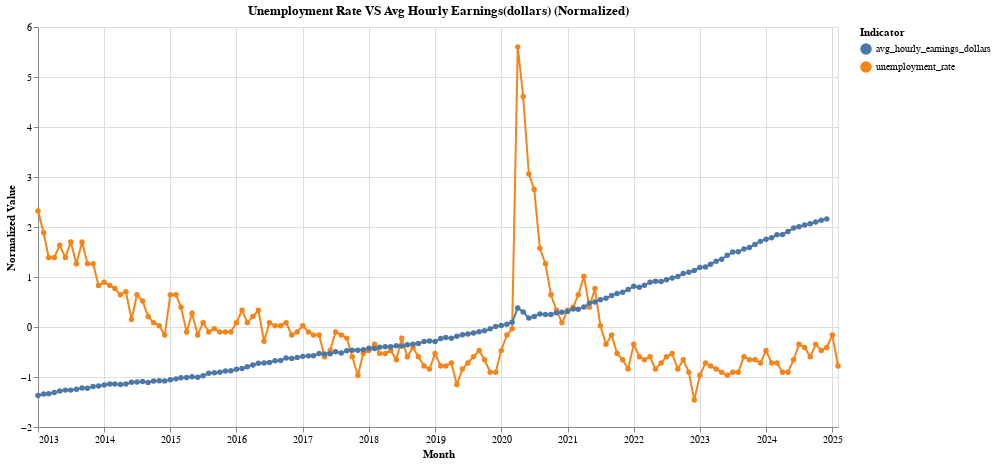

Notebook source saved alongside this figure:
### Code cell
# Monthly Data
# unemployment rate vs avg earning dollars

# select features
selected_vars = ["unemployment_rate", "avg_hourly_earnings_dollars"]

# plot
df_long = df_scaled.melt(
    id_vars=["YearMonth"],
    value_vars=selected_vars,
    var_name="Indicator",
    value_name="Value"
)

chart = alt.Chart(df_long).mark_line(point=True).encode(
    x=alt.X("YearMonth:T", title="Month"),
    y=alt.Y("Value:Q", title="Normalized Value"),
    color=alt.Color("Indicator:N", title="Indicator"),
    tooltip=["YearMonth:T", "Indicator:N", "Value:Q"],
    opacity=alt.condition(selection, alt.value(1), alt.value(0.1)) 
).add_selection(
    selection
).properties(
    width=800,
    height=400,
    title=" Unemployment Rate VS Avg Hourly Earnings(dollars) (Normalized)"
)
chart

### Figure 1 — Vega-Lite specification as saved in the notebook (floating-point values rounded to 4 significant figures; data arrays with more than 128 entries replaced by an {"elided": "..."} marker saying what was removed)
{"config": {"view": {"continuousWidth": 300, "continuousHeight": 300}}, "data": {"name": "data-9ecc6aea4dfc3362f744f13332b8f3fa"}, "mark": {"type": "line", "point": true}, "encoding": {"color": {"field": "Indicator", "title": "Indicator", "type": "nominal"}, "opacity": {"condition": {"param": "param_8", "value": 1}, "value": 0.1}, "tooltip": [{"field": "YearMonth", "type": "temporal"}, {"field": "Indicator", "type": "nominal"}, {"field": "Value", "type": "quantitative"}], "x": {"field": "YearMonth", "title": "Month", "type": "temporal"}, "y": {"field": "Value", "title": "Normalized Value", "type": "quantitative"}}, "height": 400, "params": [{"name": "param_8", "select": {"type": "point", "fields": ["Indicator"]}, "bind": "legend"}], "title": " Unemployment Rate VS Avg Hourly Earnings(dollars) (Normalized)", "width": 800, "$schema": "https://vega.github.io/schema/vega-lite/v5.8.0.json", "datasets": {"data-9ecc6aea4dfc3362f744f13332b8f3fa": {"elided": "292 records"}}}
